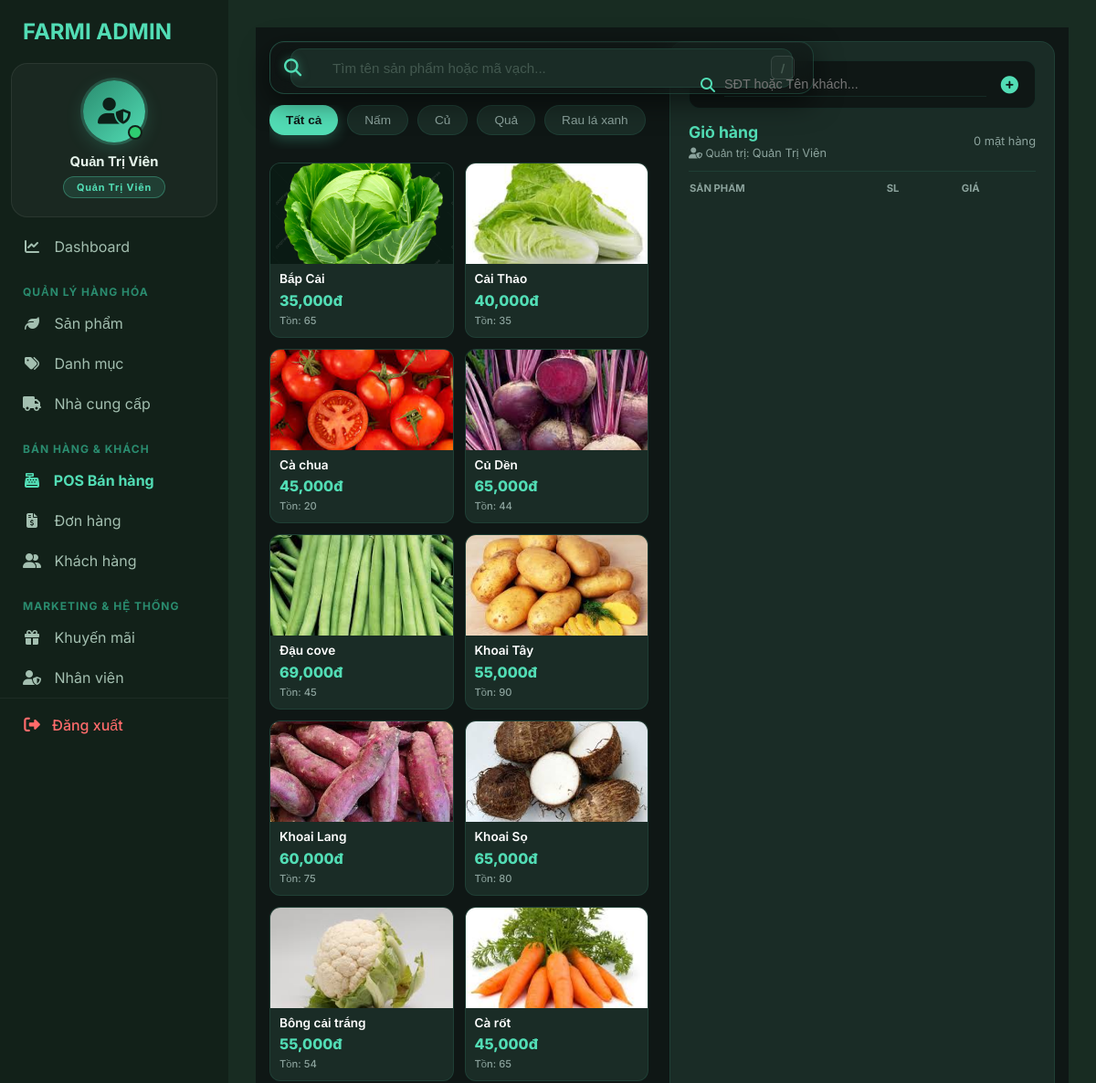
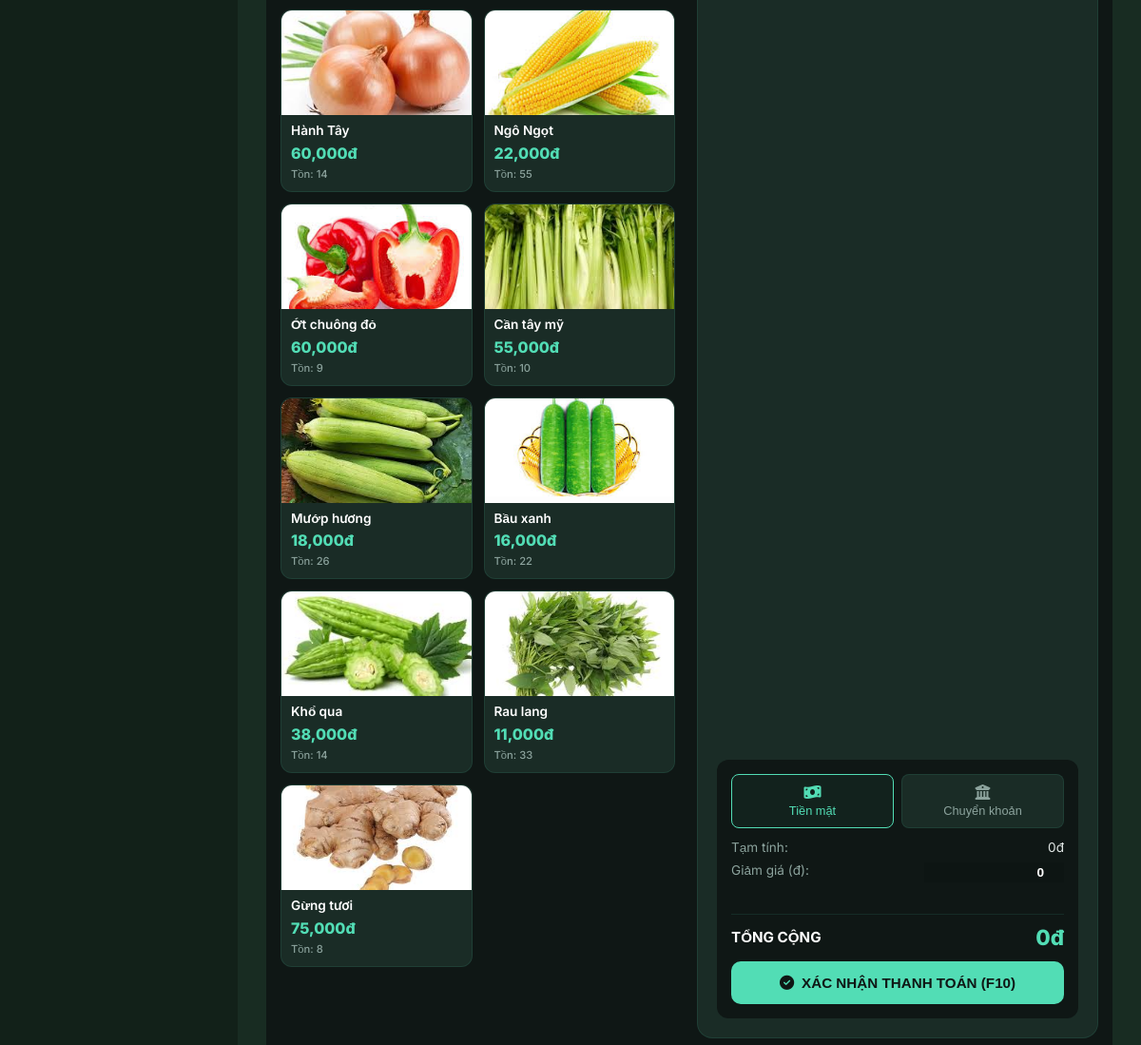
The app's page /public/index.php?url=pos (signed in) with its own data (2 pictures, top to bottom).
### tables this page shows
CREATE TABLE `danh_muc` (
  `id` int(11) NOT NULL AUTO_INCREMENT,
  `ten_danh_muc` varchar(100) NOT NULL,
  `mo_ta` text DEFAULT NULL,
  PRIMARY KEY (`id`)
);

CREATE TABLE `san_pham` (
  `id` int(11) NOT NULL AUTO_INCREMENT,
  `id_danh_muc` int(11) DEFAULT NULL,
  `ten_san_pham` varchar(200) NOT NULL,
  `anh_san_pham` varchar(255) DEFAULT NULL,
  `gia_nhap` decimal(15,2) DEFAULT 0.00,
  `gia_ban` decimal(15,2) NOT NULL,
  `so_luong_kho` int(11) DEFAULT 0,
  `nguong_canh_bao` int(11) DEFAULT 5,
  `don_vi_tinh` varchar(50) DEFAULT 'kg',
  `trang_thai` tinyint(1) DEFAULT 1,
  `id_nha_cc` int(11) DEFAULT NULL,
  PRIMARY KEY (`id`),
  KEY `id_danh_muc` (`id_danh_muc`),
  CONSTRAINT `san_pham_ibfk_1` FOREIGN KEY (`id_danh_muc`) REFERENCES `danh_muc` (`id`) ON DELETE SET NULL
);

### app/controllers/PosController.php (called while the page is built, shortened)
<?php
require_once __DIR__ . '/../models/SanPham.php';
require_once __DIR__ . '/../models/DanhMuc.php';
class PosController {
    public function view() {
        $db = (new Database())->getConnection();
        $productModel = new SanPham($db);
        $categoryModel = new DanhMuc($db);
        $ds_sanpham = $productModel->readWithJoin()->fetchAll(PDO::FETCH_ASSOC);
        $danh_mucs = $categoryModel->read()->fetchAll(PDO::FETCH_ASSOC);
        require_once __DIR__ . '/../../view/pos/pos.php';
    }
}

### public/index.php (called while the page is built, shortened)
<?php
$router = new Router();
$router->run();

### app/models/DanhMuc.php (called while the page is built, shortened)
<?php
class DanhMuc {
    private $conn;
    private $table = "danh_muc";
    public function __construct($db) {
        $this->conn = $db;
    }
    public function read() {
        $query = "SELECT * FROM " . $this->table . " ORDER BY id DESC";
        $stmt = $this->conn->prepare($query);
        $stmt->execute();
        return $stmt;
    }
}

### app/models/SanPham.php (called while the page is built, shortened)
<?php
class SanPham {
    private $conn;
    private $table = "san_pham";
    public function __construct($db) {
        $this->conn = $db;
    }
    public function readWithJoin() {
        $sql = "SELECT sp.*, dm.ten_danh_muc, ncc.ten_nha_cc
                FROM $this->table sp
                LEFT JOIN danh_muc dm ON sp.id_danh_muc = dm.id
                LEFT JOIN nha_cung_cap ncc ON sp.id_nha_cc = ncc.id
                WHERE sp.trang_thai = 1
                ORDER BY sp.id DESC";
        $stmt = $this->conn->prepare($sql);
        $stmt->execute();
        return $stmt;
    }
}

### view/pos/pos.php (the view, shortened to what this page needs)
<?php
include __DIR__ . '/../layouts/header.php';
include __DIR__ . '/../layouts/sidebar.php';
?>
<link rel="stylesheet" href="/farmi-pos/public/css/pos_style.css">
<div class="main-content">
<div class="pos-container">
    <div class="pos-products">
        <div class="pos-header">
            <div class="search-box">
                <i class="fas fa-search"></i>
                <input type="text" id="search-product" placeholder="Tìm tên sản phẩm hoặc mã vạch..." onkeyup="filterProducts()">
            </div>
            <div class="categories-bar">
                <button class="btn-cat active" onclick="filterCategory('all')">Tất cả</button>
                <?php if(isset($danh_mucs)): foreach($danh_mucs as $dm): ?>
                    <button class="btn-cat" onclick="filterCategory('<?= htmlspecialchars($dm['ten_danh_muc']) ?>')">
                        <?= htmlspecialchars($dm['ten_danh_muc']) ?>
                    </button>
                <?php endforeach; endif; ?>
            </div>
        </div>
        <div class="product-grid" id="product-list">
            <?php if(isset($ds_sanpham)): foreach($ds_sanpham as $sp):
                $img = !empty($sp['anh_san_pham']) ? "/farmi-pos/public/img/" . $sp['anh_san_pham'] : "https://via.placeholder.com/150";
                $isOut = $sp['so_luong_kho'] <= 0;
            ?>
            <div class="product-card <?= $isOut ? 'out-of-stock' : '' ?>" id="product-card-<?= $sp['id'] ?>" style="<?= $isOut ? 'opacity: 0.4; filter: grayscale(1); pointer-events: none;' : '' ?>" data-category="<?= htmlspecialchars($sp['ten_danh_muc'] ?? '') ?>" onclick="addToCart(<?= $sp['id'] ?>, '<?= addslashes($sp['ten_san_pham']) ?>', <?= $sp['gia_ban'] ?>, <?= $sp['so_luong_kho'] ?>)">
                <div class="p-img">
                    <img src="<?= $img ?>" alt="product">
                </div>
                <div class="p-info">
                    <p class="p-name"><?= htmlspecialchars($sp['ten_san_pham']) ?></p>
                    <p class="p-price"><?= number_format($sp['gia_ban']) ?>đ</p>
                    <span class="p-stock" id="stock-label-<?= $sp['id'] ?>" style="<?= $isOut ? 'color: #ff6b6b; font-weight: bold;' : '' ?>">Tồn: <span class="stock-qty-val"><?= $sp['so_luong_kho'] ?></span> <?= $isOut ? '(Hết)' : '' ?></span>
                </div>
            </div>
            <?php endforeach; endif; ?>
        </div>
    </div>
    <div class="pos-checkout">
        <div class="customer-selection">
            <div class="customer-search-box">
                <i class="fas fa-search"></i>
                <input type="text" id="customer-search" placeholder="SĐT hoặc Tên khách..." onkeyup="searchCustomer()">
                <button class="btn-add-cust-quick" onclick="openNewCustModal()" title="Thêm khách hàng mới">
                    <i class="fas fa-plus-circle"></i>
                </button>
            </div>
        </div>
        <div class="cart-header">
            <div>
                <h3 style="margin: 0;">Giỏ hàng</h3>
                <div style="font-size: 0.75rem; color: var(--pos-text-muted); margin-top: 4px;">
                    <?php
                        $isAdmin = (isset($_SESSION['user']) && $_SESSION['user']['role'] === 'admin');
                        $roleText = $isAdmin ? 'Quản trị' : 'Nhân viên';
                    ?>
                    <i class="fas <?= $isAdmin ? 'fa-user-shield' : 'fa-user-circle' ?>"></i>
                    <?= $roleText ?>: <span id="staff-name"><?= $_SESSION['user']['fullname'] ?? 'Admin' ?></span>
                </div>
            </div>
            <span id="items-count">0 mặt hàng</span>
        </div>
        <div class="cart-table-container">
            <table class="cart-table">
                <thead>
                    <tr>
                        <th>Sản phẩm</th>
                        <th style="width: 80px;">SL</th>
                        <th>Giá</th>
                        <th></th>
                    </tr>
                </thead>
            </table>
        </div>
        <div class="checkout-summary">
            <div class="payment-methods">
                <button class="btn-pay active" onclick="this.parentElement.querySelectorAll('button').forEach(b=>b.classList.remove('active')); this.classList.add('active')">
                    <i class="fas fa-money-bill-wave"></i>
                    <span>Tiền mặt</span>
                </button>
                <button class="btn-pay" onclick="this.parentElement.querySelectorAll('button').forEach(b=>b.classList.remove('active')); this.classList.add('active'); showVietQR()">
                    <i class="fas fa-university"></i>
                    <span>Chuyển khoản</span>
                </button>
            </div>
            <div class="summary-box">
                <div class="summary-line">
                    <label>Tạm tính:</label>
                    <span id="subtotal">0đ</span>
                </div>
                <div class="summary-line">
                    <label>Giảm giá (đ):</label>
                    <input type="number" id="discount" value="0" readonly style="background: rgba(0,0,0,0.1); border: 1px solid transparent; text-align: right; font-weight: bold; width: 40%; outline: none; padding-right: 5px;">
                </div>
                <div id="promo-msg" style="font-size: 0.8rem; color: #52ddb5; text-align: right; min-height: 15px; margin-bottom: 5px;"></div>
                <div class="total-row">
                    <div class="total-label">TỔNG CỘNG</div>
                    <div class="total-amount" id="final-total">0đ</div>
                </div>
            </div>
            <button class="btn-submit-order" onclick="processPayment()">
                <i class="fas fa-check-circle"></i>
                XÁC NHẬN THANH TOÁN (F10)
            </button>
        </div>
</div>
<?php include __DIR__ . '/../layouts/footer.php'; ?>

### records on screen
danh_muc: ten_danh_muc "Nấm"
danh_muc: ten_danh_muc "Củ"
danh_muc: ten_danh_muc "Quả"
danh_muc: ten_danh_muc "Rau lá xanh"
san_pham: anh_san_pham (picture), ten_san_pham "Bắp Cải", gia_ban "35,000", so_luong_kho "65"
san_pham: anh_san_pham (picture), ten_san_pham "Cải Thảo", gia_ban "40,000", so_luong_kho "35"
san_pham: anh_san_pham (picture), ten_san_pham "Cà chua", gia_ban "45,000", so_luong_kho "20"
san_pham: anh_san_pham (picture), ten_san_pham "Củ Dền", gia_ban "65,000", so_luong_kho "44"
san_pham: anh_san_pham (picture), ten_san_pham "Đậu cove", gia_ban "69,000", so_luong_kho "45"
san_pham: anh_san_pham (picture), ten_san_pham "Khoai Tây", gia_ban "55,000", so_luong_kho "90"
san_pham: anh_san_pham (picture), ten_san_pham "Khoai Lang", gia_ban "60,000", so_luong_kho "75"
san_pham: anh_san_pham (picture), ten_san_pham "Khoai Sọ", gia_ban "65,000", so_luong_kho "80"
san_pham: anh_san_pham (picture), ten_san_pham "Bông cải trắng", gia_ban "55,000", so_luong_kho "54"
san_pham: anh_san_pham (picture), ten_san_pham "Cà rốt", gia_ban "45,000", so_luong_kho "65"
san_pham: anh_san_pham (picture), ten_san_pham "Hành Tây", gia_ban "60,000", so_luong_kho "14"
san_pham: anh_san_pham (picture), ten_san_pham "Ngô Ngọt", gia_ban "22,000", so_luong_kho "55"
san_pham: anh_san_pham (picture), ten_san_pham "Ớt chuông đỏ", gia_ban "60,000", so_luong_kho "9"
san_pham: anh_san_pham (picture), ten_san_pham "Cần tây mỹ", gia_ban "55,000", so_luong_kho "10"
san_pham: anh_san_pham (picture), ten_san_pham "Mướp hương", gia_ban "18,000", so_luong_kho "26"
san_pham: anh_san_pham (picture), ten_san_pham "Bầu xanh", gia_ban "16,000", so_luong_kho "22"
san_pham: anh_san_pham (picture), ten_san_pham "Khổ qua", gia_ban "38,000", so_luong_kho "14"
san_pham: anh_san_pham (picture), ten_san_pham "Rau lang", gia_ban "11,000", so_luong_kho "33"
san_pham: anh_san_pham (picture), ten_san_pham "Gừng tươi", gia_ban "75,000", so_luong_kho "8"

### other values on screen
$fullname "Quản Trị Viên"
$roleLabel "Quản Trị Viên"
$roleText "Quản trị"
$_SESSION['user']['fullname'] "Quản Trị Viên"
